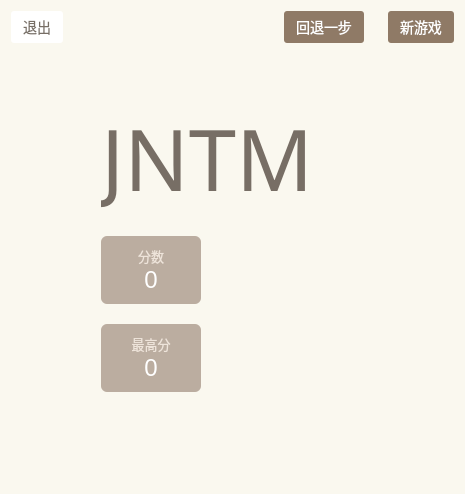
<?xml version="1.0" encoding="UTF-8"?>
<ui version="4.0">
 <class>MainWindow</class>
 <widget class="QMainWindow" name="MainWindow">
  <property name="focusPolicy">
   <enum>Qt::StrongFocus</enum>
  </property>
  <property name="windowTitle">
   <string>鸡你太美</string>
  </property>
  <property name="styleSheet">
   <string notr="true">background: #faf8ef;
color: #776e65;
font-family: &quot;Source Sans Pro&quot;, &quot;WenQuanYi Micro Hei&quot;, sans-serif;</string>
  </property>
  <widget class="QWidget" name="centralWidget">
   <layout class="QVBoxLayout" name="verticalLayout">
    <property name="spacing">
     <number>-1</number>
    </property>
    <item>
     <layout class="QHBoxLayout" name="horizontalLayout_2">
      <property name="spacing">
       <number>24</number>
      </property>
      <item>
       <widget class="QPushButton" name="exitButton">
        <property name="sizePolicy">
         <sizepolicy hsizetype="Minimum" vsizetype="Fixed">
          <horstretch>0</horstretch>
          <verstretch>0</verstretch>
         </sizepolicy>
        </property>
        <property name="cursor">
         <cursorShape>PointingHandCursor</cursorShape>
        </property>
        <property name="focusPolicy">
         <enum>Qt::NoFocus</enum>
        </property>
        <property name="styleSheet">
         <string notr="true">background: white;
border: none;
border-radius: 3px;
padding: 0 12px;
font-size: 14px;
height: 32px;
line-height: 32px;</string>
        </property>
        <property name="text">
         <string>退出</string>
        </property>
       </widget>
      </item>
      <item>
       <spacer name="horizontalSpacer">
        <property name="orientation">
         <enum>Qt::Horizontal</enum>
        </property>
        <property name="sizeHint" stdset="0">
         <size>
          <width>40</width>
          <height>20</height>
         </size>
        </property>
       </spacer>
      </item>
      <item>
       <widget class="QPushButton" name="retractButton">
        <property name="sizePolicy">
         <sizepolicy hsizetype="Fixed" vsizetype="Fixed">
          <horstretch>0</horstretch>
          <verstretch>0</verstretch>
         </sizepolicy>
        </property>
        <property name="cursor">
         <cursorShape>PointingHandCursor</cursorShape>
        </property>
        <property name="styleSheet">
         <string notr="true">background: #8f7a66;
color: white;
border: none;
border-radius: 3px;
padding: 0 12px;
font-size: 14px;
height: 32px;
line-height: 32px;</string>
        </property>
        <property name="text">
         <string>回退一步</string>
        </property>
       </widget>
      </item>
      <item>
       <widget class="QPushButton" name="newGameButton">
        <property name="sizePolicy">
         <sizepolicy hsizetype="Minimum" vsizetype="Fixed">
          <horstretch>0</horstretch>
          <verstretch>0</verstretch>
         </sizepolicy>
        </property>
        <property name="cursor">
         <cursorShape>PointingHandCursor</cursorShape>
        </property>
        <property name="focusPolicy">
         <enum>Qt::NoFocus</enum>
        </property>
        <property name="styleSheet">
         <string notr="true">background: #8f7a66;
color: white;
border: none;
border-radius: 3px;
padding: 0 12px;
font-size: 14px;
height: 32px;
line-height: 32px;</string>
        </property>
        <property name="text">
         <string>新游戏</string>
        </property>
       </widget>
      </item>
     </layout>
    </item>
    <item>
     <spacer name="verticalSpacer_3">
      <property name="orientation">
       <enum>Qt::Vertical</enum>
      </property>
      <property name="sizeHint" stdset="0">
       <size>
        <width>20</width>
        <height>40</height>
       </size>
      </property>
     </spacer>
    </item>
    <item>
     <layout class="QHBoxLayout" name="horizontalLayout">
      <item>
       <spacer name="horizontalSpacerRight">
        <property name="orientation">
         <enum>Qt::Horizontal</enum>
        </property>
        <property name="sizeHint" stdset="0">
         <size>
          <width>40</width>
          <height>20</height>
         </size>
        </property>
       </spacer>
      </item>
      <item>
       <widget class="QWidget" name="gameInfo" native="true">
        <layout class="QVBoxLayout" name="verticalLayout_2">
         <property name="spacing">
          <number>20</number>
         </property>
         <property name="leftMargin">
          <number>50</number>
         </property>
         <property name="rightMargin">
          <number>100</number>
         </property>
         <item>
          <widget class="QLabel" name="title">
           <property name="sizePolicy">
            <sizepolicy hsizetype="Fixed" vsizetype="Fixed">
             <horstretch>0</horstretch>
             <verstretch>0</verstretch>
            </sizepolicy>
           </property>
           <property name="font">
            <font>
             <family>Source Sans Pro,WenQuanYi Micro Hei,sans-serif</family>
             <pointsize>64</pointsize>
            </font>
           </property>
           <property name="text">
            <string>JNTM</string>
           </property>
          </widget>
         </item>
         <item>
          <widget class="QWidget" name="scoreboard" native="true">
           <property name="sizePolicy">
            <sizepolicy hsizetype="Fixed" vsizetype="Fixed">
             <horstretch>0</horstretch>
             <verstretch>0</verstretch>
            </sizepolicy>
           </property>
           <property name="minimumSize">
            <size>
             <width>100</width>
             <height>0</height>
            </size>
           </property>
           <property name="styleSheet">
            <string notr="true">background: #bbada0;
color: white;
border: none;
border-radius: 6px;</string>
           </property>
           <layout class="QVBoxLayout" name="verticalLayout_4">
            <property name="spacing">
             <number>0</number>
            </property>
            <property name="leftMargin">
             <number>20</number>
            </property>
            <property name="topMargin">
             <number>10</number>
            </property>
            <property name="rightMargin">
             <number>20</number>
            </property>
            <property name="bottomMargin">
             <number>10</number>
            </property>
            <item>
             <widget class="QLabel" name="scoreLabel">
              <property name="sizePolicy">
               <sizepolicy hsizetype="Preferred" vsizetype="Fixed">
                <horstretch>0</horstretch>
                <verstretch>0</verstretch>
               </sizepolicy>
              </property>
              <property name="styleSheet">
               <string notr="true">color: #eee4da;
font-size: 13px;</string>
              </property>
              <property name="text">
               <string>分数</string>
              </property>
              <property name="alignment">
               <set>Qt::AlignCenter</set>
              </property>
             </widget>
            </item>
            <item>
             <widget class="QLabel" name="score">
              <property name="sizePolicy">
               <sizepolicy hsizetype="Preferred" vsizetype="Fixed">
                <horstretch>0</horstretch>
                <verstretch>0</verstretch>
               </sizepolicy>
              </property>
              <property name="styleSheet">
               <string notr="true">font-size: 24px;</string>
              </property>
              <property name="text">
               <string>0</string>
              </property>
              <property name="alignment">
               <set>Qt::AlignCenter</set>
              </property>
             </widget>
            </item>
           </layout>
          </widget>
         </item>
         <item>
          <widget class="QWidget" name="scoreboard_2" native="true">
           <property name="sizePolicy">
            <sizepolicy hsizetype="Fixed" vsizetype="Fixed">
             <horstretch>0</horstretch>
             <verstretch>0</verstretch>
            </sizepolicy>
           </property>
           <property name="minimumSize">
            <size>
             <width>100</width>
             <height>0</height>
            </size>
           </property>
           <property name="styleSheet">
            <string notr="true">background: #bbada0;
color: white;
border: none;
border-radius: 6px;</string>
           </property>
           <layout class="QVBoxLayout" name="verticalLayout_5">
            <property name="spacing">
             <number>0</number>
            </property>
            <property name="leftMargin">
             <number>20</number>
            </property>
            <property name="topMargin">
             <number>10</number>
            </property>
            <property name="rightMargin">
             <number>20</number>
            </property>
            <property name="bottomMargin">
             <number>10</number>
            </property>
            <item>
             <widget class="QLabel" name="bestScoreLabel">
              <property name="sizePolicy">
               <sizepolicy hsizetype="Preferred" vsizetype="Fixed">
                <horstretch>0</horstretch>
                <verstretch>0</verstretch>
               </sizepolicy>
              </property>
              <property name="styleSheet">
               <string notr="true">color: #eee4da;
font-size: 13px;</string>
              </property>
              <property name="text">
               <string>最高分</string>
              </property>
              <property name="alignment">
               <set>Qt::AlignCenter</set>
              </property>
             </widget>
            </item>
            <item>
             <widget class="QLabel" name="bestScore">
              <property name="sizePolicy">
               <sizepolicy hsizetype="Preferred" vsizetype="Fixed">
                <horstretch>0</horstretch>
                <verstretch>0</verstretch>
               </sizepolicy>
              </property>
              <property name="styleSheet">
               <string notr="true">font-size: 24px;</string>
              </property>
              <property name="text">
               <string>0</string>
              </property>
              <property name="alignment">
               <set>Qt::AlignCenter</set>
              </property>
             </widget>
            </item>
           </layout>
          </widget>
         </item>
         <item>
          <spacer name="verticalSpacer_2">
           <property name="orientation">
            <enum>Qt::Vertical</enum>
           </property>
           <property name="sizeHint" stdset="0">
            <size>
             <width>20</width>
             <height>40</height>
            </size>
           </property>
          </spacer>
         </item>
        </layout>
       </widget>
      </item>
      <item>
       <spacer name="horizontalSpacerLeft">
        <property name="orientation">
         <enum>Qt::Horizontal</enum>
        </property>
        <property name="sizeHint" stdset="0">
         <size>
          <width>40</width>
          <height>20</height>
         </size>
        </property>
       </spacer>
      </item>
     </layout>
    </item>
    <item>
     <spacer name="verticalSpacer">
      <property name="orientation">
       <enum>Qt::Vertical</enum>
      </property>
      <property name="sizeHint" stdset="0">
       <size>
        <width>20</width>
        <height>40</height>
       </size>
      </property>
     </spacer>
    </item>
   </layout>
  </widget>
 </widget>
 <layoutdefault spacing="6" margin="11"/>
 <resources/>
 <connections/>
</ui>
